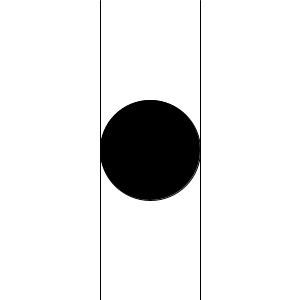
Frame 1 (no input)
Frame 60 (the mouse pressed at the canvas centre just before this capture): identical to frame 1, image omitted
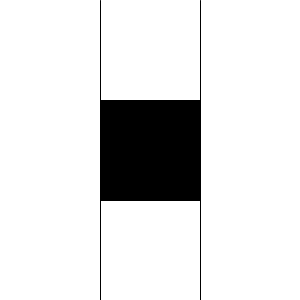
Frame 120 (the mouse held since frame 60 and released just before this capture)

The Processing sketch that drew these frames (run headless with seeded random() and noise(); from frame 60 on, the mouse is pressed at the canvas centre):

// Processing sketch: conditional_3
// ── conditional_3.pde
void setup()
{
  size(300, 300);
  fill(0);
  rectMode(CENTER);
}

void draw()
{
  background(255);  
  line(100, 0, 100, height);
  line(200, 0, 200, height);
  
  if (mouseX <= 100)
  {
    ellipse(width/2, height/2, 100, 100);
  }
  else if (mouseX <=200)
  {
    rect(width/2, height/2, 100, 100);
  }
  else
  {
    //do nothing 
  }
}
